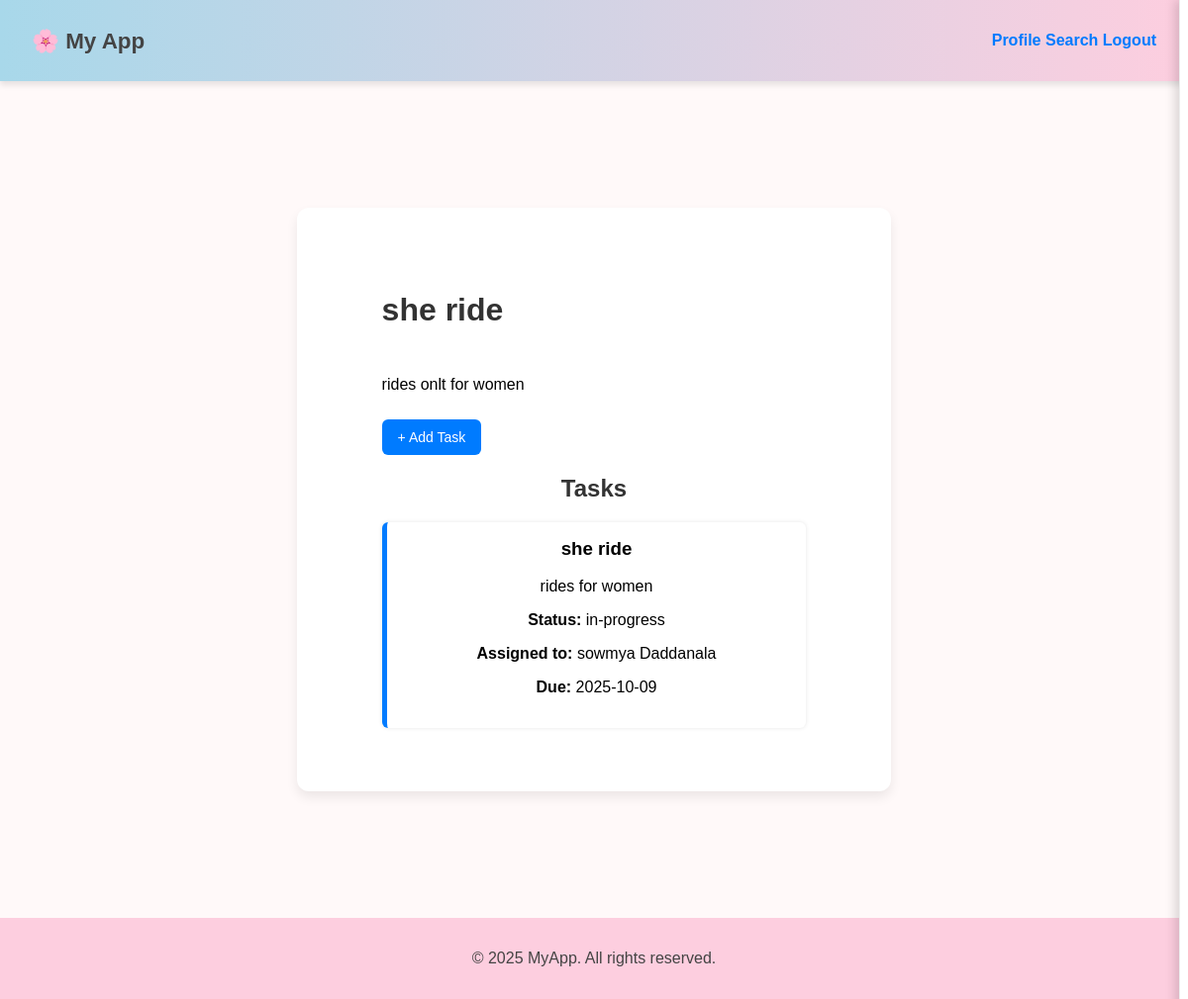
/projects/2 (signed in), run on the app's committed database.
### models.py (models this page shows, shortened)
class Project(db.Model):
    __tablename__ = "project"
    id = db.Column(db.Integer, primary_key=True)
    title = db.Column(db.String(150), nullable=False)
    description = db.Column(db.Text)
    owner_id = db.Column(db.Integer, db.ForeignKey("user.id"), nullable=False)
    created_at = db.Column(db.DateTime, default=datetime.utcnow)

class Task(db.Model):
    __tablename__ = "task"
    id = db.Column(db.Integer, primary_key=True)
    title = db.Column(db.String(150), nullable=False)
    description = db.Column(db.Text)
    status = db.Column(db.String(50), default="todo")
    due_date = db.Column(db.Date)
    assignee_id = db.Column(db.Integer, db.ForeignKey("user.id"))
    assignee = db.relationship("User", foreign_keys=[assignee_id], backref="assigned_tasks")
    assigned_by_id = db.Column(db.Integer, db.ForeignKey("user.id"))
    assigned_by = db.relationship("User", foreign_keys=[assigned_by_id], backref="created_tasks")
    project_id = db.Column(db.Integer, db.ForeignKey("project.id"))
    project = db.relationship("Project", backref="tasks")

class User(db.Model):
    __tablename__ = "user"
    id = db.Column(db.Integer, primary_key=True)
    name = db.Column(db.String(100))
    email = db.Column(db.String(120), unique=True, nullable=False)
    password = db.Column(db.String(200))
    phone = db.Column(db.String(20))
    bio = db.Column(db.Text)
    avatar_url = db.Column(db.String(300))
    role = db.Column(db.String(20), default="employee")
    notifications = db.relationship("Notification", backref="user", lazy=True)

### app.py (the view)
@app.route("/projects/<int:project_id>")
def project_detail(project_id):
    if "user_id" not in session:
        return redirect(url_for("login"))
    user = User.query.get(session["user_id"])
    project = Project.query.get_or_404(project_id)
    tasks = Task.query.filter_by(project_id=project.id).all()
    users = User.query.all()
    return render_template(
        "projects/project_detail.html",
        user=user,
        project=project,
        tasks=tasks,
        users=users
    )

### app.py (called while the page is built)
@app.before_request
def load_unread_notifications():
    if "user_id" in session:
        pass

### myproject/templates/projects/project_detail.html (shortened to what this page needs)
{% extends "base.html" %}
{% block content %}
<div class="project-detail-container">
  <div class="header">
    <h1>{{ project.title }}</h1>
    <p>{{ project.description or "No description provided." }}</p>
    {% if user.role == "admin" %}
      <button class="add-task-btn" onclick="openTaskPanel()">+ Add Task</button>
    {% endif %}
  </div>
  <h2>Tasks</h2>
  <div class="task-list">
    {% if tasks %}
      {% for task in tasks %}
        <div class="task-item" style="border-left: 5px solid {{ 'green' if task.status == 'done' else '#007bff' }}">
          <div class="task-header">
            <h3>{{ task.title }}</h3>
          </div>
          <p>{{ task.description or "No description" }}</p>
          <p><strong>Status:</strong> {{ task.status }}</p>
          {% if task.assignee %}
            <p><strong>Assigned to:</strong> {{ task.assignee.name }}</p>
          {% endif %}
          {% if task.due_date %}
            <p><strong>Due:</strong> {{ task.due_date.strftime('%Y-%m-%d') }}</p>
          {% endif %}
        </div>
      {% endfor %}
    {% else %}
      <p>No tasks yet.</p>
    {% endif %}
  </div>
</div>
<div id="addTaskPanel" class="task-panel">
</div>
{% endblock %}

### static/style.css (style rules this page uses)
body { font-family: Arial, sans-serif; background:#FFF9F9 ; margin: 0; padding: 0; }
h1, h2 { color: #333; text-align: center; }
input, textarea, button { padding: 10px; border: 1px solid #ccc; border-radius: 6px; font-size: 14px; }
button { background-color: #4CAF50; color: white; border: none; cursor: pointer; }

### myproject/templates/projects/project_detail.html (style rules this page uses)
.project-detail-container { width: 80%; margin: 2em auto; }
.header { display: flex; flex-direction: column; align-items: flex-start; gap: 10px; }
.add-task-btn { background-color: #007bff; color: white; padding: 10px 16px; border: none; border-radius: 6px; cursor: pointer; transition: background-color 0.2s ease-in-out; }
.task-item { background: #fff; padding: 1em; margin-bottom: 1em; border-radius: 6px; box-shadow: 0 0 4px rgba(0,0,0,0.1); }
.task-item h3 { margin-top: 0; }
.task-panel { position: fixed; top: 0; right: -420px; height: 100%; width: 380px; background: #fff; box-shadow: -4px 0 10px rgba(0, 0, 0, 0.15); transition: right 0.35s ease-in-out; z-index: 999; overflow-y: auto; border-left: 1px solid #eee; padding: 20px 24px; }

### data on the page
Project: title "she ride", description "rides onlt for women"
Task: title "she ride", description "rides for women", status "in-progress", assignee.name "sowmya Daddanala", due_date "2025-10-09"

### other printed values
{{ 2025 }} "2025"
